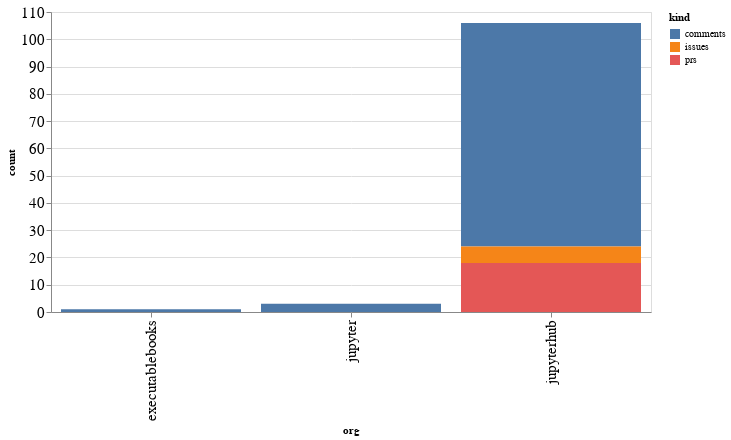

Notebook cell for this chart:
### Code cell
alt.Chart(org_summaries, width=600).mark_bar().encode(
    x='org',
    y='count',
    color='kind',
    tooltip="org"
)

### Figure 1 — Vega-Lite specification as saved in the notebook (floating-point values rounded to 4 significant figures)
{"config": {"axisLeft": {"labelFontSize": 15}, "axisBottom": {"labelFontSize": 15}}, "data": {"name": "data-31db8b3a2489425c01c11c20743444f2"}, "mark": "bar", "encoding": {"color": {"type": "nominal", "field": "kind"}, "tooltip": {"type": "nominal", "field": "org"}, "x": {"type": "nominal", "field": "org"}, "y": {"type": "quantitative", "field": "count"}}, "width": 600, "$schema": "https://vega.github.io/schema/vega-lite/v4.8.1.json", "datasets": {"data-31db8b3a2489425c01c11c20743444f2": [{"org": "executablebooks", "kind": "comments", "count": 1}, {"org": "jupyter", "kind": "comments", "count": 3}, {"org": "jupyterhub", "kind": "comments", "count": 82}, {"org": "jupyterhub", "kind": "issues", "count": 6}, {"org": "jupyterhub", "kind": "prs", "count": 18}]}}
